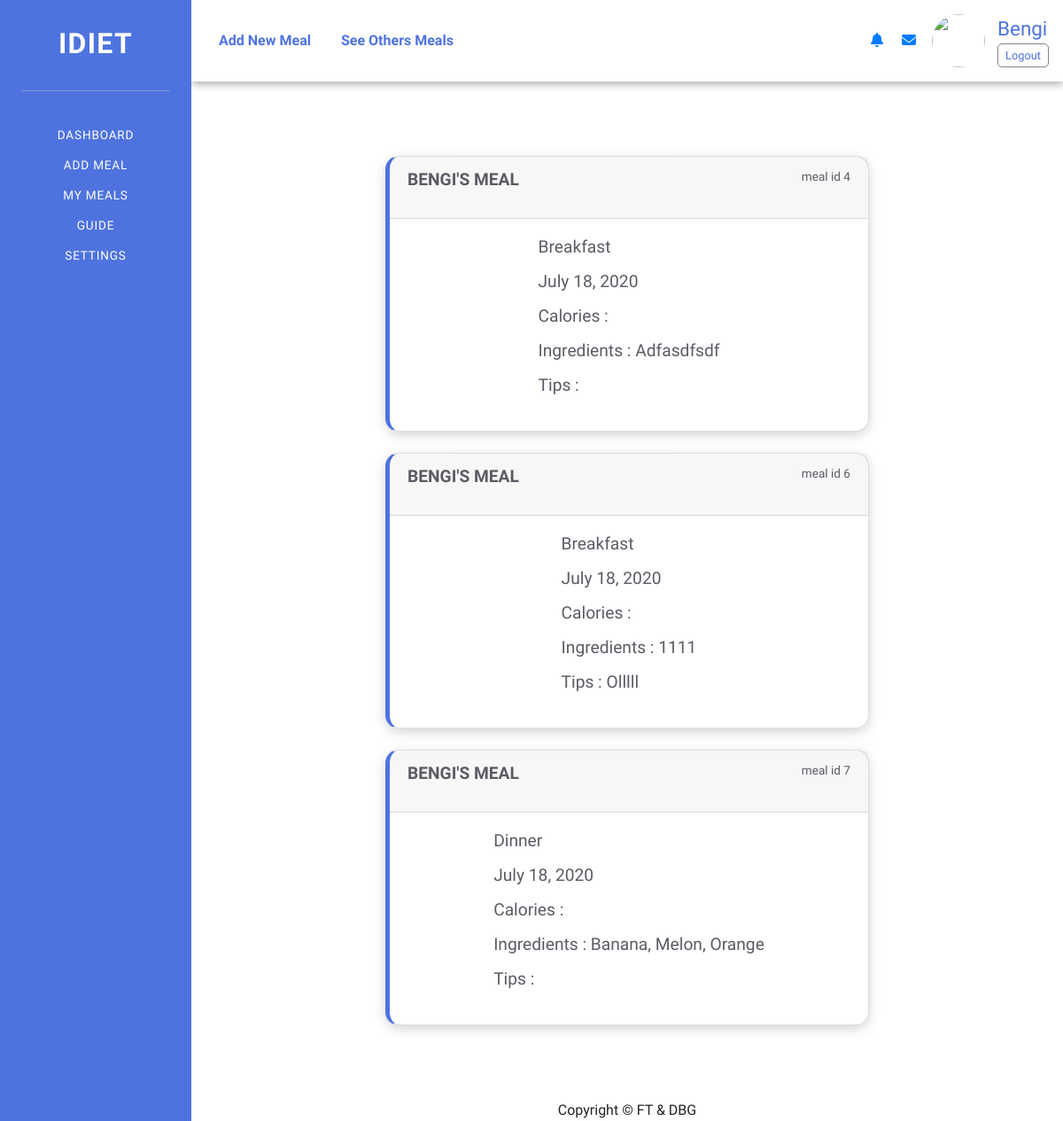
The app's page /mymeals/ (signed in), older data.
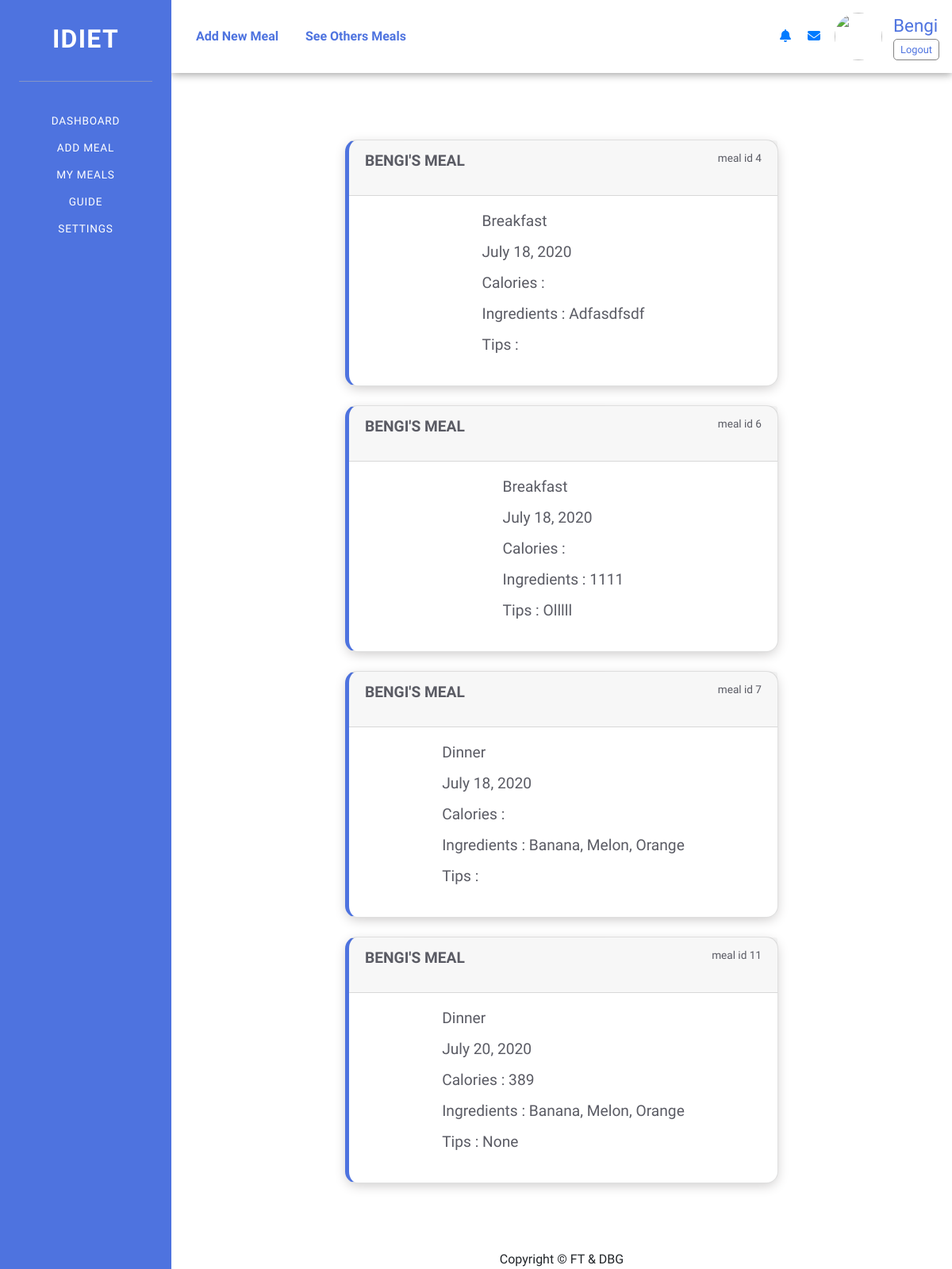
The same page, newer data.
### idiet/models.py (models this page shows)
class meal(models.Model):
    user_id = models.ForeignKey(User, on_delete=models.CASCADE)
    meal_date_crated = models.DateField(auto_now_add=True)
    meal_date = models.DateField(null=True,blank=True)
    meal_type = models.CharField(max_length=20)
    meal_calories = models.CharField(max_length=10)
    meal_ingredients = models.CharField(max_length=300)
    meal_recommandetion = models.CharField(max_length=300,null=True,blank=True)

### idiet/views.py (the view)
# urls.py: path('mymeals/', views.mymeals, name='mymeals'),
@login_required
def mymeals(request):
    meals = meal.objects.filter(user_id=request.user)
    return render(request, 'idiet/meals.html', {'meals':meals})

### idiet/templates/idiet/meals.html (shortened to what this page needs)
<!DOCTYPE html>
<html lang="en">
<head>
    {% load static %}
    <link rel="stylesheet" type="text/css" href="{% static 'idiet/style.css' %}">
    <link rel="stylesheet" href="    https://stackpath.bootstrapcdn.com/bootstrap/4.5.0/css/bootstrap.min.css">
</head>
<body>
    <div class="sidenav">
        <a href="../dashboard">idiet</a>
        <hr>
        <ul>
            <li>
                <a href="../dashboard">Dashboard</a>
            </li>
            <li>
                <a href="../createnewmeal">add meal</a>
            </li>
            <li>
                <a href="#">my meals</a>
            </li>
            <li>
                <a href="#">Guide</a>
            </li>
            <li>
                <a href="#">Settings</a>
            </li>
        </ul>
    </div>
    <div id="content">
        <nav class="navbar navbar-expand mb-4">
            <div class="editmeals">
                <a href="/createnewmeal">add new meal</a>
                <a href="/allmeals">see others meals</a>
            </div>
            <ul class="navbar-nav">
                <li class="nav-item">
                    <a class="nav-link" href="#" role="button">
                        <i class="fas fa-bell fa-fw"></i>
                    </a>
                </li>
                <li class="nav-item">
                    <a class="nav-link" href="#" role="button">
                        <i class="fas fa-envelope fa-fw"></i>
                    </a>
                </li>
                {% if user.is_authenticated %}
                <li class="nav-item">
                    <a class="nav-link" href="#" role="button">
                        <img class="img-profile rounded-circle" style="width: 60px; height: 60px;" src="https://www.manufacturingusa.com/sites/manufacturingusa.com/files/default.png">
                    </a>
                </li>
                <li class="nav-item">
                    <span id="username">{{user.username}}</span>
                    <form action="{% url 'logoutuser' %}" method="POST">
                        <button type="submit" class="btn-logout">Logout</button>
                    </form>
                    {% else %}
                    <a href="loginuser" class="btn-login">login</a>
                    <a href="register" class="btn-register">register</a>
                    {% endif %}
                </li>
            </ul>
        </nav>
        <main>
            {% for m in meals %}
            <a href="/meal/{{ m.id }}" class="cardlink">
                <div id="meals-card" class="col-xl-8 mb-4" style="margin: auto;">
                    <div class="card meal-card">
                        <div class="card-header">
                            <p>{{user.username}}'s meal</p>
                            <p>meal id {{ m.id }}</p>
                        </div>
                        <div class="card-body">
                            <div>
                                <p>{{m.meal_type}}</p>
                                <p>{{m.meal_date_crated}}</p>
                                <p>Calories : {{m.meal_calories}}</p>
                                <p>Ingredients : {{m.meal_ingredients}}</p>
                                <p>Tips : {{m.meal_recommandetion}}</p>
                            </div>
                        </div>
                    </div>
                </div>
            </a>
            {% endfor %}
        </main>
        <footer class="sticky-footer">
            <div class="copyright text-center">
                <span>Copyright © FT & DBG</span>
            </div>
        </footer>
    </div>
</body>
</html>

Row changes from the older to the newer data that the page shows:
added meal: {{ user.username }} "BENGI", id "11", meal_type "Dinner", meal_date_crated "July 20, 2020", meal_calories "389", meal_ingredients "Banana, Melon, Orange", meal_recommandetion "None"
